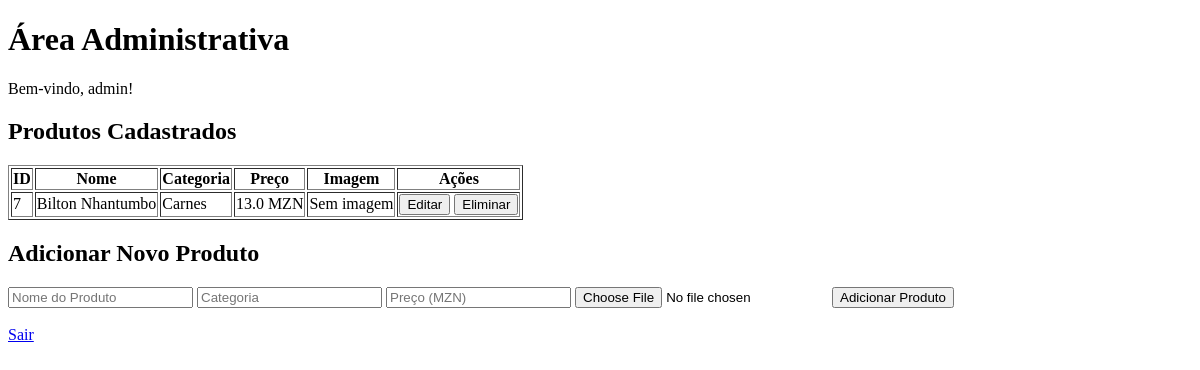
Before: /admin (signed in) with the older database file.
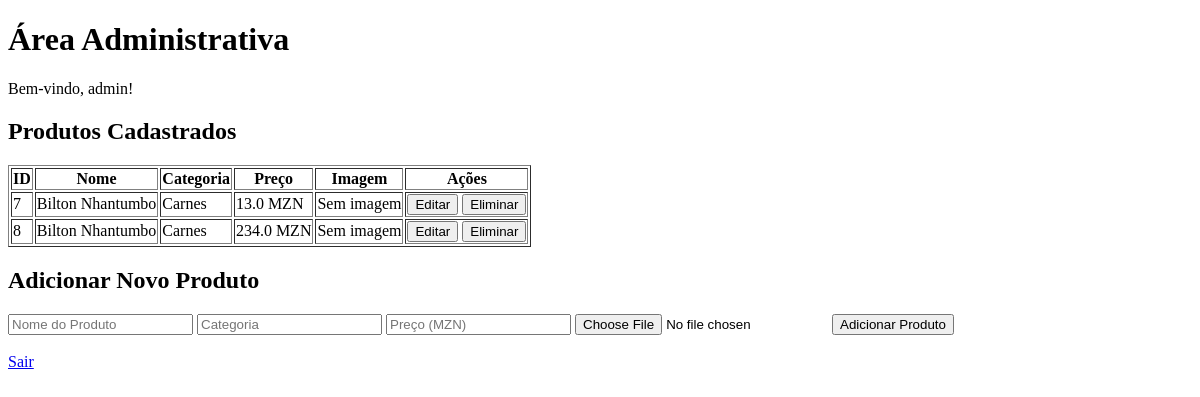
After: the same page with the newer database file.
### tables this page shows
CREATE TABLE products
             (id INTEGER PRIMARY KEY AUTOINCREMENT,
              name TEXT NOT NULL,
              category TEXT NOT NULL,
              price REAL NOT NULL,
              image TEXT, image_url TEXT);

### app.py (the view)
@app.route('/admin')
def admin():
    if not session.get('logged_in'):
        return redirect('/login')
    products = get_products()
    return render_template('admin.html', products=products)

### app.py (called while the page is built)
def get_products():
    conn = sqlite3.connect('khokotiva.db')
    c = conn.cursor()
    c.execute("SELECT * FROM products")
    products = c.fetchall()
    conn.close()
    return products

### templates/admin.html (shortened to what this page needs)
<!DOCTYPE html>
<html>
<head>
</head>
<body>
    <h1>Área Administrativa</h1>
    <p>Bem-vindo, {{ session.user }}!</p>
    <h2>Produtos Cadastrados</h2>
    <table border="1">
        <tr>
            <th>ID</th>
            <th>Nome</th>
            <th>Categoria</th>
            <th>Preço</th>
            <th>Imagem</th>
            <th>Ações</th>
        </tr>
        {% for product in products %}
        <tr>
            <td>{{ product[0] }}</td>
            <td>{{ product[1] }}</td>
            <td>{{ product[2] }}</td>
            <td>{{ product[3] }} MZN</td>
            <td>
                {% if product[4] %}
                    <img src="{{ product[5] }}" width="50" height="50">
                {% else %}
                    Sem imagem
                {% endif %}
            </td>
            <td>
                <button>Editar</button>
                <button onclick="if(confirm('Tem certeza que quer eliminar {{ product[1] }}?')) { window.location.href='/delete_product/{{ product[0] }}' }">Eliminar</button>
            </td>
        </tr>
        {% endfor %}
    </table>
    <h2>Adicionar Novo Produto</h2>
    <form action="/add_product" method="POST" enctype="multipart/form-data">
        <input type="text" name="name" placeholder="Nome do Produto" required>
        <input type="text" name="category" placeholder="Categoria" required>
        <input type="number" step="0.01" name="price" placeholder="Preço (MZN)" required>
        <input type="file" name="image" accept="image/*">
        <button type="submit">Adicionar Produto</button>
    </form>
    <br>
    <a href="/logout">Sair</a>
</body>
</html>

Changed rows visible on the page:
added products: id "8", name "Bilton Nhantumbo", category "Carnes", price "234.0"
